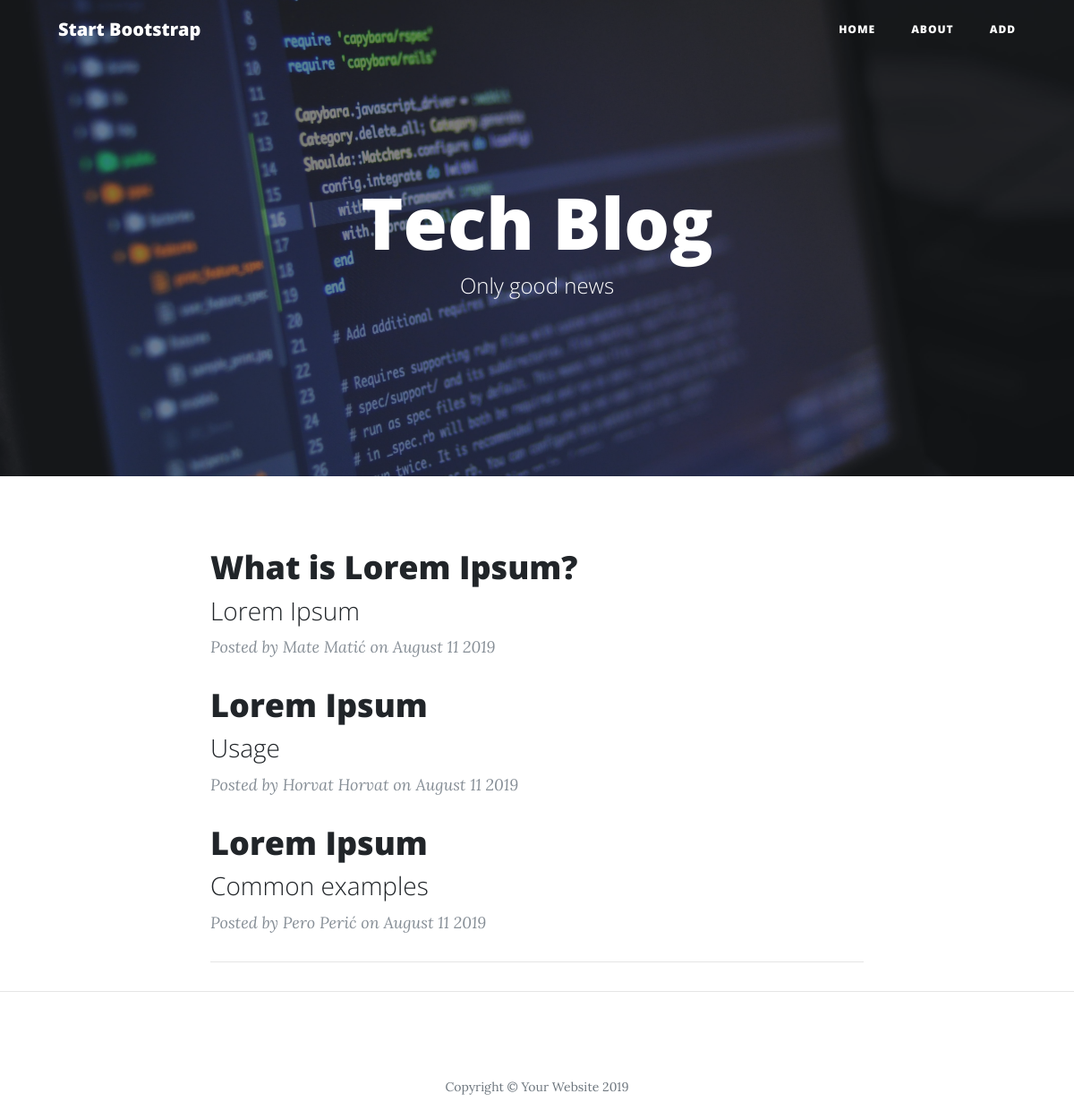
The page / on the database its author committed.
### main.py (models this page shows)
class BlogPost(db.Model):
    id = db.Column(db.Integer, primary_key=True)
    title = db.Column(db.String(50))
    subtitle=db.Column(db.String(50))
    author= db.Column(db.String(20))
    date_posted=db.Column(db.DateTime)
    content=db.Column(db.Text)

### main.py (the view)
@app.route('/')
def index():
    posts=BlogPost.query.all()
    return render_template('index.html', posts=posts)

### templates/index.html (shortened to what this page needs)
<!DOCTYPE html>
<html lang="en">
<head>
  <link href="{{url_for('static', filename='css/bootstrap.min.css')}}" rel="stylesheet">
  <link href="{{url_for('static', filename='all.min.css')}}" rel="stylesheet" type="text/css">
  <link href="{{url_for('static', filename='css/clean-blog.min.css')}}" rel="stylesheet">
</head>
<body>
  <nav class="navbar navbar-expand-lg navbar-light fixed-top" id="mainNav">
    <div class="container">
      <a class="navbar-brand" href="{{ url_for('index') }}">Start Bootstrap</a>
      <div class="collapse navbar-collapse" id="navbarResponsive">
        <ul class="navbar-nav ml-auto">
          <li class="nav-item">
            <a class="nav-link" href="{{ url_for('index') }}">Home</a>
          </li>
          <li class="nav-item">
            <a class="nav-link" href="{{ url_for('about') }}">About</a>
          </li>
          <li class="nav-item">
            <a class="nav-link" href="{{ url_for('logIn') }}">Add</a>
          </li>
        </ul>
      </div>
    </div>
  </nav>
  <header class="masthead" style="background-image: url('{{ url_for('static', filename='img/home-bg1.jpg') }}')">
    <div class="overlay"></div>
    <div class="container">
      <div class="row">
        <div class="col-lg-8 col-md-10 mx-auto">
          <div class="site-heading">
            <h1>Tech Blog</h1>
            <span class="subheading">Only good news</span>
          </div>
        </div>
      </div>
    </div>
  </header>
  <div class="container">
    <div class="row">
      <div class="col-lg-8 col-md-10 mx-auto">
           {% for post in posts  %}
        <div class="post-preview">
          <a href="{{ url_for('post', post_id=post.id) }}">
            <h2 class="post-title">
              {{ post.title }}
            </h2>
            <h3 class="post-subtitle">
              {{ post.subtitle }}
            </h3>
          </a>
          <p class="post-meta">Posted by
           {{ post.author }} on {{ post.date_posted.strftime('%B %d %Y') }} </p>
        </div>
          {% endfor %}
        <hr>
      </div>
    </div>
  </div>
  <hr>
  <footer>
    <div class="container">
      <div class="row">
        <div class="col-lg-8 col-md-10 mx-auto">
          <p class="copyright text-muted">Copyright &copy; Your Website 2019</p>
        </div>
      </div>
    </div>
  </footer>
</body>
</html>

### rows shown on the page
BlogPost: title "What is Lorem Ipsum?", subtitle "Lorem Ipsum", author "Mate Matić", date_posted "August 11 2019"
BlogPost: title "Lorem Ipsum", subtitle "Usage", author "Horvat Horvat", date_posted "August 11 2019"
BlogPost: title "Lorem Ipsum", subtitle "Common examples", author "Pero Perić", date_posted "August 11 2019"
